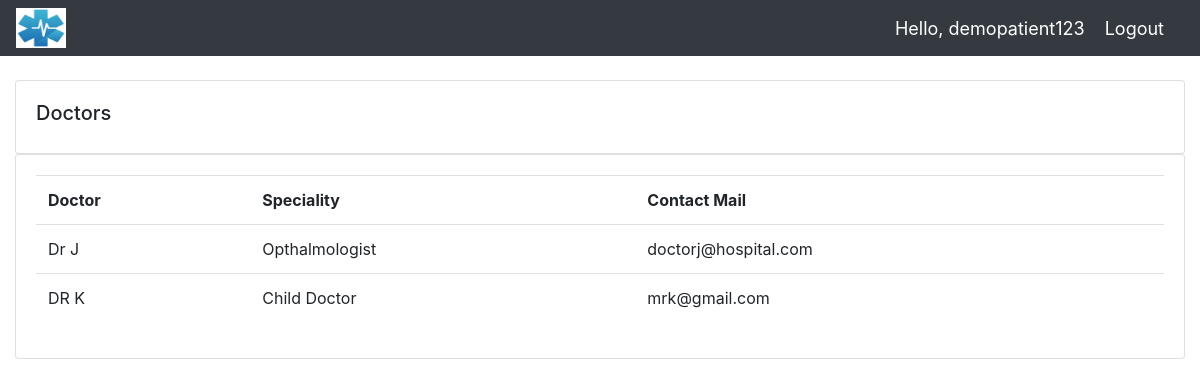
Screenshot of /doctors/ (signed in) with the database file from the repository.
### accounts/models.py (models this page shows, shortened)
class Doctor(models.Model):
    name=models.CharField(max_length=200,null=True)
    speciality=models.CharField(max_length=200,null=True)
    email=models.CharField(max_length=200,null=True)

### accounts/decorators.py (the view)
		def wrapper_func(request, *args, **kwargs):
			group = None
			if request.user.groups.exists():
				group = request.user.groups.all()[0].name
			if group in allowed_roles:
				return view_func(request, *args, **kwargs)
			else:
				return HttpResponse('You are not authorized to view this page')

### accounts/views.py (called while the page is built)
@login_required(login_url='login')
@allowed_users(allowed_roles=['admin','patient'])
def Doctors(request):
	Doctors = Doctor.objects.all()
	context={'doctors':Doctors}
	return render(request, 'accounts/Doctors.html', context)

### accounts/templates/accounts/Doctors.html
{%  extends 'accounts/main.html' %}
{% block content %}
		<br>
		<div class="row">
			<div class="col-md">
				<div class="card card-body">
					<h5>Doctors</h5>
				</div>
				<div class="card card-body">
					<table class="table">
						<tr>
							<th>Doctor</th>
							<th>Speciality</th>
							<th>Contact Mail</th>
						</tr>
						{% for i in doctors %}
							<tr>
								<td>{{i.name}}</td>
								<td>{{i.speciality}}</td>
								<td>{{i.email}}</td>
							</tr>
						{% endfor %}
					</table>
				</div>
			</div>
		</div>
{% endblock content %}

### accounts/templates/accounts/navbar.html (shortened to what this page needs)
{%load static%}
<nav class="navbar navbar-expand-lg navbar-dark bg-dark">
    <a href="{% url 'home'%}"><img src="{% static '/images/logo1.jpeg'%}" width="50" height="40"/></a>
    <span class="hello-msg">Hello, {{request.user}}</span>
  <span ><a  class="hello-msg" href="{% url 'logout' %}">Logout</a></span>
  </nav>

### accounts/templates/accounts/navbar.html (style rules this page uses)
.hello-msg { font-size: 18px; color: #fff; margin-right: 20px; }

### rows the page displays
Doctor: name "Dr J", speciality "Opthalmologist", email "doctorj@hospital.com"
Doctor: name "DR K", speciality "Child Doctor", email "mrk@gmail.com"

### other values shown
{{ request.user }} "demopatient123"
